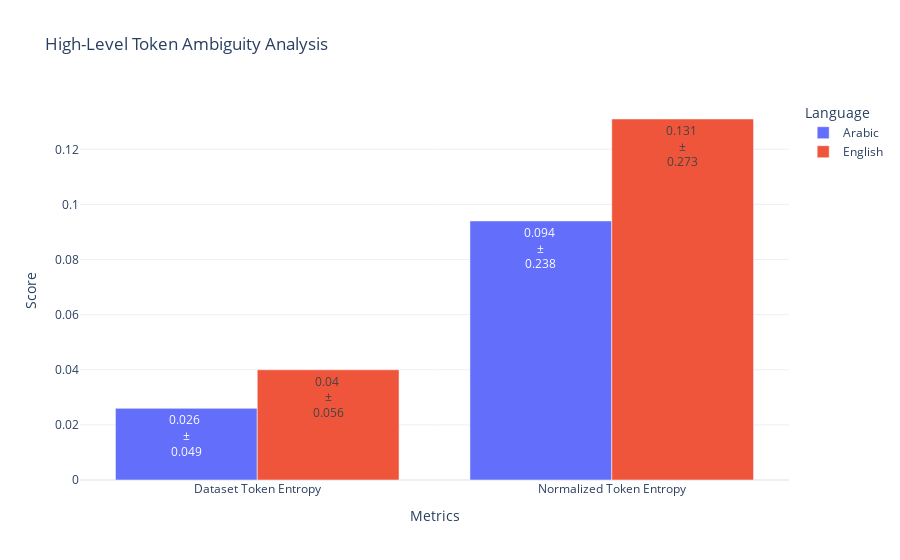
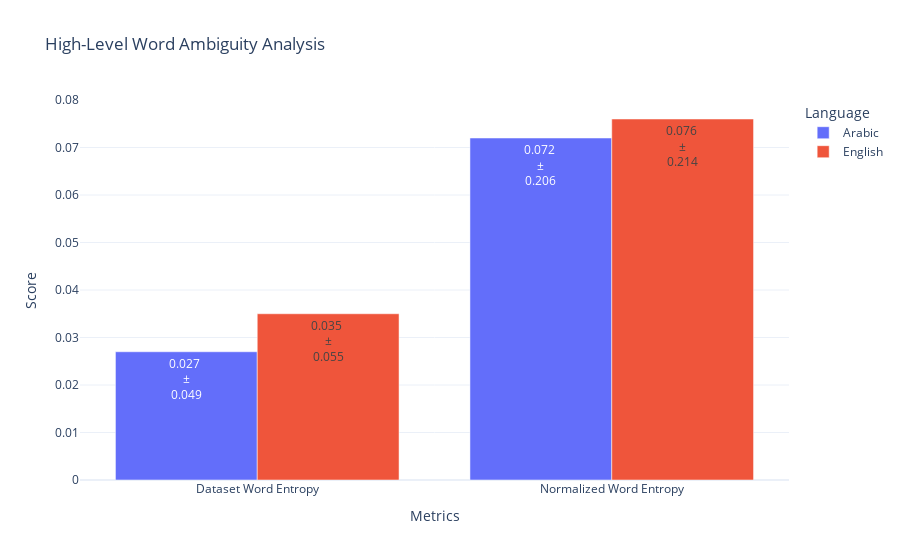
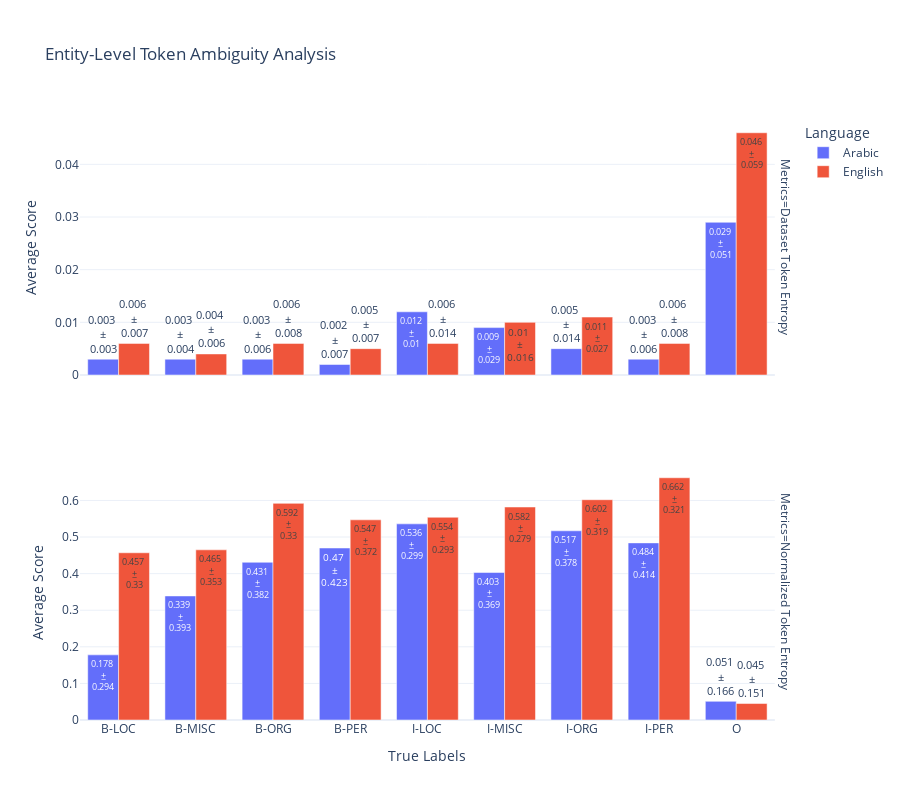
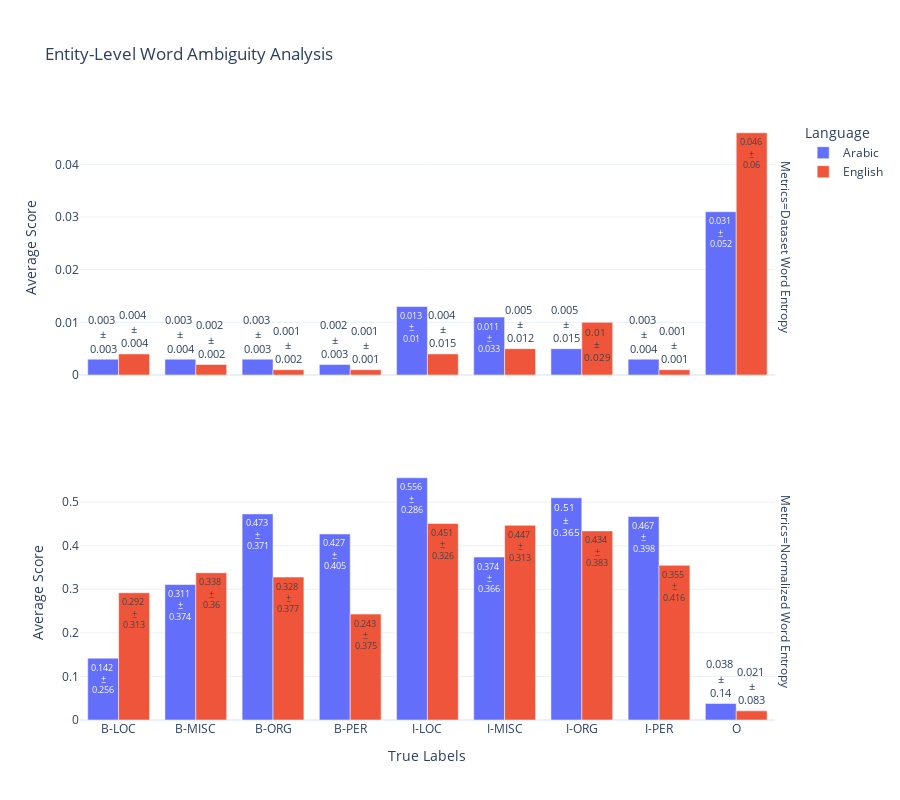

These figures' notebook cell, in order:
### Markdown cell above
### ambiguity

### Code cell
ambiguity_analysis = AmbiguityAnalysis(dash_data)
ambiguity_analysis.analyze_token_high_level()  # High-level ambiguity analysis
ambiguity_analysis.analyze_word_high_level()  # High-level ambiguity analysis
ambiguity_analysis.analyze_token_entity_level()  # Entity-level ambiguity analysis
ambiguity_analysis.analyze_word_entity_level()  # Entity-level ambiguity analysis

### Figure 1 — Plotly figure (JSON) as saved in the notebook; plotly's stock layout.template omitted (floating-point values rounded to 4 significant figures)
{"data": [{"alignmentgroup": "True", "hovertemplate": "Language=Arabic<br>Metrics=%{x}<br>Score=%{y}<br>Text Label=%{text}<extra></extra>", "legendgroup": "Arabic", "marker": {"color": "#636efa", "pattern": {"shape": ""}}, "name": "Arabic", "offsetgroup": "Arabic", "orientation": "v", "showlegend": true, "text": ["0.026 <br>±<br>0.049", "0.094 <br>±<br>0.238"], "textfont": {"size": 12}, "textposition": "auto", "type": "bar", "x": ["Dataset Token Entropy", "Normalized Token Entropy"], "xaxis": "x", "y": [0.026, 0.094], "yaxis": "y"}, {"alignmentgroup": "True", "hovertemplate": "Language=English<br>Metrics=%{x}<br>Score=%{y}<br>Text Label=%{text}<extra></extra>", "legendgroup": "English", "marker": {"color": "#EF553B", "pattern": {"shape": ""}}, "name": "English", "offsetgroup": "English", "orientation": "v", "showlegend": true, "text": ["0.04 <br>±<br>0.056", "0.131 <br>±<br>0.273"], "textfont": {"size": 12}, "textposition": "auto", "type": "bar", "x": ["Dataset Token Entropy", "Normalized Token Entropy"], "xaxis": "x", "y": [0.04, 0.131], "yaxis": "y"}], "layout": {"barmode": "group", "legend": {"title": {"text": "Language"}, "tracegroupgap": 0}, "showlegend": true, "title": {"text": "High-Level Token Ambiguity Analysis"}, "xaxis": {"anchor": "y", "domain": [0, 1], "title": {"text": "Metrics"}}, "yaxis": {"anchor": "x", "domain": [0, 1], "title": {"text": "Score"}}}}

### Figure 2 — Plotly figure (JSON) as saved in the notebook; plotly's stock layout.template omitted (floating-point values rounded to 4 significant figures)
{"data": [{"alignmentgroup": "True", "hovertemplate": "Language=Arabic<br>Metrics=%{x}<br>Score=%{y}<br>Text Label=%{text}<extra></extra>", "legendgroup": "Arabic", "marker": {"color": "#636efa", "pattern": {"shape": ""}}, "name": "Arabic", "offsetgroup": "Arabic", "orientation": "v", "showlegend": true, "text": ["0.027 <br>±<br>0.049", "0.072 <br>±<br>0.206"], "textfont": {"size": 12}, "textposition": "auto", "type": "bar", "x": ["Dataset Word Entropy", "Normalized Word Entropy"], "xaxis": "x", "y": [0.027, 0.072], "yaxis": "y"}, {"alignmentgroup": "True", "hovertemplate": "Language=English<br>Metrics=%{x}<br>Score=%{y}<br>Text Label=%{text}<extra></extra>", "legendgroup": "English", "marker": {"color": "#EF553B", "pattern": {"shape": ""}}, "name": "English", "offsetgroup": "English", "orientation": "v", "showlegend": true, "text": ["0.035 <br>±<br>0.055", "0.076 <br>±<br>0.214"], "textfont": {"size": 12}, "textposition": "auto", "type": "bar", "x": ["Dataset Word Entropy", "Normalized Word Entropy"], "xaxis": "x", "y": [0.035, 0.076], "yaxis": "y"}], "layout": {"barmode": "group", "legend": {"title": {"text": "Language"}, "tracegroupgap": 0}, "showlegend": true, "title": {"text": "High-Level Word Ambiguity Analysis"}, "xaxis": {"anchor": "y", "domain": [0, 1], "title": {"text": "Metrics"}}, "yaxis": {"anchor": "x", "domain": [0, 1], "title": {"text": "Score"}}}}

### Figure 3 — Plotly figure (JSON) as saved in the notebook; plotly's stock layout.template omitted (floating-point values rounded to 4 significant figures)
{"data": [{"alignmentgroup": "True", "hovertemplate": "Language=Arabic<br>Metrics=Dataset Token Entropy<br>True Labels=%{x}<br>Average Score=%{y}<br>Text Label=%{text}<extra></extra>", "legendgroup": "Arabic", "marker": {"color": "#636efa", "pattern": {"shape": ""}}, "name": "Arabic", "offsetgroup": "Arabic", "orientation": "v", "showlegend": true, "text": ["0.003 <br>±<br>0.003", "0.003 <br>±<br>0.004", "0.003 <br>±<br>0.006", "0.002 <br>±<br>0.007", "0.012 <br>±<br>0.01", "0.009 <br>±<br>0.029", "0.005 <br>±<br>0.014", "0.003 <br>±<br>0.006", "0.029 <br>±<br>0.051"], "textfont": {"size": 12}, "textposition": "auto", "type": "bar", "x": ["B-LOC", "B-MISC", "B-ORG", "B-PER", "I-LOC", "I-MISC", "I-ORG", "I-PER", "O"], "xaxis": "x2", "y": [0.003, 0.003, 0.003, 0.002, 0.012, 0.009, 0.005, 0.003, 0.029], "yaxis": "y2"}, {"alignmentgroup": "True", "hovertemplate": "Language=Arabic<br>Metrics=Normalized Token Entropy<br>True Labels=%{x}<br>Average Score=%{y}<br>Text Label=%{text}<extra></extra>", "legendgroup": "Arabic", "marker": {"color": "#636efa", "pattern": {"shape": ""}}, "name": "Arabic", "offsetgroup": "Arabic", "orientation": "v", "showlegend": false, "text": ["0.178 <br>±<br>0.294", "0.339 <br>±<br>0.393", "0.431 <br>±<br>0.382", "0.47 <br>±<br>0.423", "0.536 <br>±<br>0.299", "0.403 <br>±<br>0.369", "0.517 <br>±<br>0.378", "0.484 <br>±<br>0.414", "0.051 <br>±<br>0.166"], "textfont": {"size": 12}, "textposition": "auto", "type": "bar", "x": ["B-LOC", "B-MISC", "B-ORG", "B-PER", "I-LOC", "I-MISC", "I-ORG", "I-PER", "O"], "xaxis": "x", "y": [0.178, 0.339, 0.431, 0.47, 0.536, 0.403, 0.517, 0.484, 0.051], "yaxis": "y"}, {"alignmentgroup": "True", "hovertemplate": "Language=English<br>Metrics=Dataset Token Entropy<br>True Labels=%{x}<br>Average Score=%{y}<br>Text Label=%{text}<extra></extra>", "legendgroup": "English", "marker": {"color": "#EF553B", "pattern": {"shape": ""}}, "name": "English", "offsetgroup": "English", "orientation": "v", "showlegend": true, "text": ["0.006 <br>±<br>0.007", "0.004 <br>±<br>0.006", "0.006 <br>±<br>0.008", "0.005 <br>±<br>0.007", "0.006 <br>±<br>0.014", "0.01 <br>±<br>0.016", "0.011 <br>±<br>0.027", "0.006 <br>±<br>0.008", "0.046 <br>±<br>0.059"], "textfont": {"size": 12}, "textposition": "auto", "type": "bar", "x": ["B-LOC", "B-MISC", "B-ORG", "B-PER", "I-LOC", "I-MISC", "I-ORG", "I-PER", "O"], "xaxis": "x2", "y": [0.006, 0.004, 0.006, 0.005, 0.006, 0.01, 0.011, 0.006, 0.046], "yaxis": "y2"}, {"alignmentgroup": "True", "hovertemplate": "Language=English<br>Metrics=Normalized Token Entropy<br>True Labels=%{x}<br>Average Score=%{y}<br>Text Label=%{text}<extra></extra>", "legendgroup": "English", "marker": {"color": "#EF553B", "pattern": {"shape": ""}}, "name": "English", "offsetgroup": "English", "orientation": "v", "showlegend": false, "text": ["0.457 <br>±<br>0.33", "0.465 <br>±<br>0.353", "0.592 <br>±<br>0.33", "0.547 <br>±<br>0.372", "0.554 <br>±<br>0.293", "0.582 <br>±<br>0.279", "0.602 <br>±<br>0.319", "0.662 <br>±<br>0.321", "0.045 <br>±<br>0.151"], "textfont": {"size": 12}, "textposition": "auto", "type": "bar", "x": ["B-LOC", "B-MISC", "B-ORG", "B-PER", "I-LOC", "I-MISC", "I-ORG", "I-PER", "O"], "xaxis": "x", "y": [0.457, 0.465, 0.592, 0.547, 0.554, 0.582, 0.602, 0.662, 0.045], "yaxis": "y"}], "layout": {"annotations": [{"font": {}, "showarrow": false, "text": "Metrics=Normalized Token Entropy", "textangle": 90, "x": 0.98, "xanchor": "left", "xref": "paper", "y": 0.2125, "yanchor": "middle", "yref": "paper"}, {"font": {}, "showarrow": false, "text": "Metrics=Dataset Token Entropy", "textangle": 90, "x": 0.98, "xanchor": "left", "xref": "paper", "y": 0.7875, "yanchor": "middle", "yref": "paper"}], "barmode": "group", "height": 800, "legend": {"title": {"text": "Language"}, "tracegroupgap": 0}, "margin": {"b": 80, "l": 80, "r": 80, "t": 120}, "showlegend": true, "title": {"text": "Entity-Level Token Ambiguity Analysis"}, "xaxis": {"anchor": "y", "domain": [0, 0.98], "title": {"text": "True Labels"}}, "xaxis2": {"anchor": "y2", "domain": [0, 0.98], "matches": "x", "showticklabels": false}, "yaxis": {"anchor": "x", "domain": [0, 0.425], "title": {"text": "Average Score"}}, "yaxis2": {"anchor": "x2", "domain": [0.575, 1], "title": {"text": "Average Score"}}}}

### Figure 4 — Plotly figure (JSON) as saved in the notebook; plotly's stock layout.template omitted (floating-point values rounded to 4 significant figures)
{"data": [{"alignmentgroup": "True", "hovertemplate": "Language=Arabic<br>Metrics=Dataset Word Entropy<br>True Labels=%{x}<br>Average Score=%{y}<br>Text Label=%{text}<extra></extra>", "legendgroup": "Arabic", "marker": {"color": "#636efa", "pattern": {"shape": ""}}, "name": "Arabic", "offsetgroup": "Arabic", "orientation": "v", "showlegend": true, "text": ["0.003 <br>±<br>0.003", "0.003 <br>±<br>0.004", "0.003 <br>±<br>0.003", "0.002 <br>±<br>0.003", "0.013 <br>±<br>0.01", "0.011 <br>±<br>0.033", "0.005 <br>±<br>0.015", "0.003 <br>±<br>0.004", "0.031 <br>±<br>0.052"], "textfont": {"size": 12}, "textposition": "auto", "type": "bar", "x": ["B-LOC", "B-MISC", "B-ORG", "B-PER", "I-LOC", "I-MISC", "I-ORG", "I-PER", "O"], "xaxis": "x2", "y": [0.003, 0.003, 0.003, 0.002, 0.013, 0.011, 0.005, 0.003, 0.031], "yaxis": "y2"}, {"alignmentgroup": "True", "hovertemplate": "Language=Arabic<br>Metrics=Normalized Word Entropy<br>True Labels=%{x}<br>Average Score=%{y}<br>Text Label=%{text}<extra></extra>", "legendgroup": "Arabic", "marker": {"color": "#636efa", "pattern": {"shape": ""}}, "name": "Arabic", "offsetgroup": "Arabic", "orientation": "v", "showlegend": false, "text": ["0.142 <br>±<br>0.256", "0.311 <br>±<br>0.374", "0.473 <br>±<br>0.371", "0.427 <br>±<br>0.405", "0.556 <br>±<br>0.286", "0.374 <br>±<br>0.366", "0.51 <br>±<br>0.365", "0.467 <br>±<br>0.398", "0.038 <br>±<br>0.14"], "textfont": {"size": 12}, "textposition": "auto", "type": "bar", "x": ["B-LOC", "B-MISC", "B-ORG", "B-PER", "I-LOC", "I-MISC", "I-ORG", "I-PER", "O"], "xaxis": "x", "y": [0.142, 0.311, 0.473, 0.427, 0.556, 0.374, 0.51, 0.467, 0.038], "yaxis": "y"}, {"alignmentgroup": "True", "hovertemplate": "Language=English<br>Metrics=Dataset Word Entropy<br>True Labels=%{x}<br>Average Score=%{y}<br>Text Label=%{text}<extra></extra>", "legendgroup": "English", "marker": {"color": "#EF553B", "pattern": {"shape": ""}}, "name": "English", "offsetgroup": "English", "orientation": "v", "showlegend": true, "text": ["0.004 <br>±<br>0.004", "0.002 <br>±<br>0.002", "0.001 <br>±<br>0.002", "0.001 <br>±<br>0.001", "0.004 <br>±<br>0.015", "0.005 <br>±<br>0.012", "0.01 <br>±<br>0.029", "0.001 <br>±<br>0.001", "0.046 <br>±<br>0.06"], "textfont": {"size": 12}, "textposition": "auto", "type": "bar", "x": ["B-LOC", "B-MISC", "B-ORG", "B-PER", "I-LOC", "I-MISC", "I-ORG", "I-PER", "O"], "xaxis": "x2", "y": [0.004, 0.002, 0.001, 0.001, 0.004, 0.005, 0.01, 0.001, 0.046], "yaxis": "y2"}, {"alignmentgroup": "True", "hovertemplate": "Language=English<br>Metrics=Normalized Word Entropy<br>True Labels=%{x}<br>Average Score=%{y}<br>Text Label=%{text}<extra></extra>", "legendgroup": "English", "marker": {"color": "#EF553B", "pattern": {"shape": ""}}, "name": "English", "offsetgroup": "English", "orientation": "v", "showlegend": false, "text": ["0.292 <br>±<br>0.313", "0.338 <br>±<br>0.36", "0.328 <br>±<br>0.377", "0.243 <br>±<br>0.375", "0.451 <br>±<br>0.326", "0.447 <br>±<br>0.313", "0.434 <br>±<br>0.383", "0.355 <br>±<br>0.416", "0.021 <br>±<br>0.083"], "textfont": {"size": 12}, "textposition": "auto", "type": "bar", "x": ["B-LOC", "B-MISC", "B-ORG", "B-PER", "I-LOC", "I-MISC", "I-ORG", "I-PER", "O"], "xaxis": "x", "y": [0.292, 0.338, 0.328, 0.243, 0.451, 0.447, 0.434, 0.355, 0.021], "yaxis": "y"}], "layout": {"annotations": [{"font": {}, "showarrow": false, "text": "Metrics=Normalized Word Entropy", "textangle": 90, "x": 0.98, "xanchor": "left", "xref": "paper", "y": 0.2125, "yanchor": "middle", "yref": "paper"}, {"font": {}, "showarrow": false, "text": "Metrics=Dataset Word Entropy", "textangle": 90, "x": 0.98, "xanchor": "left", "xref": "paper", "y": 0.7875, "yanchor": "middle", "yref": "paper"}], "barmode": "group", "height": 800, "legend": {"title": {"text": "Language"}, "tracegroupgap": 0}, "margin": {"b": 80, "l": 80, "r": 80, "t": 120}, "showlegend": true, "title": {"text": "Entity-Level Word Ambiguity Analysis"}, "xaxis": {"anchor": "y", "domain": [0, 0.98], "title": {"text": "True Labels"}}, "xaxis2": {"anchor": "y2", "domain": [0, 0.98], "matches": "x", "showticklabels": false}, "yaxis": {"anchor": "x", "domain": [0, 0.425], "title": {"text": "Average Score"}}, "yaxis2": {"anchor": "x2", "domain": [0.575, 1], "title": {"text": "Average Score"}}}}
